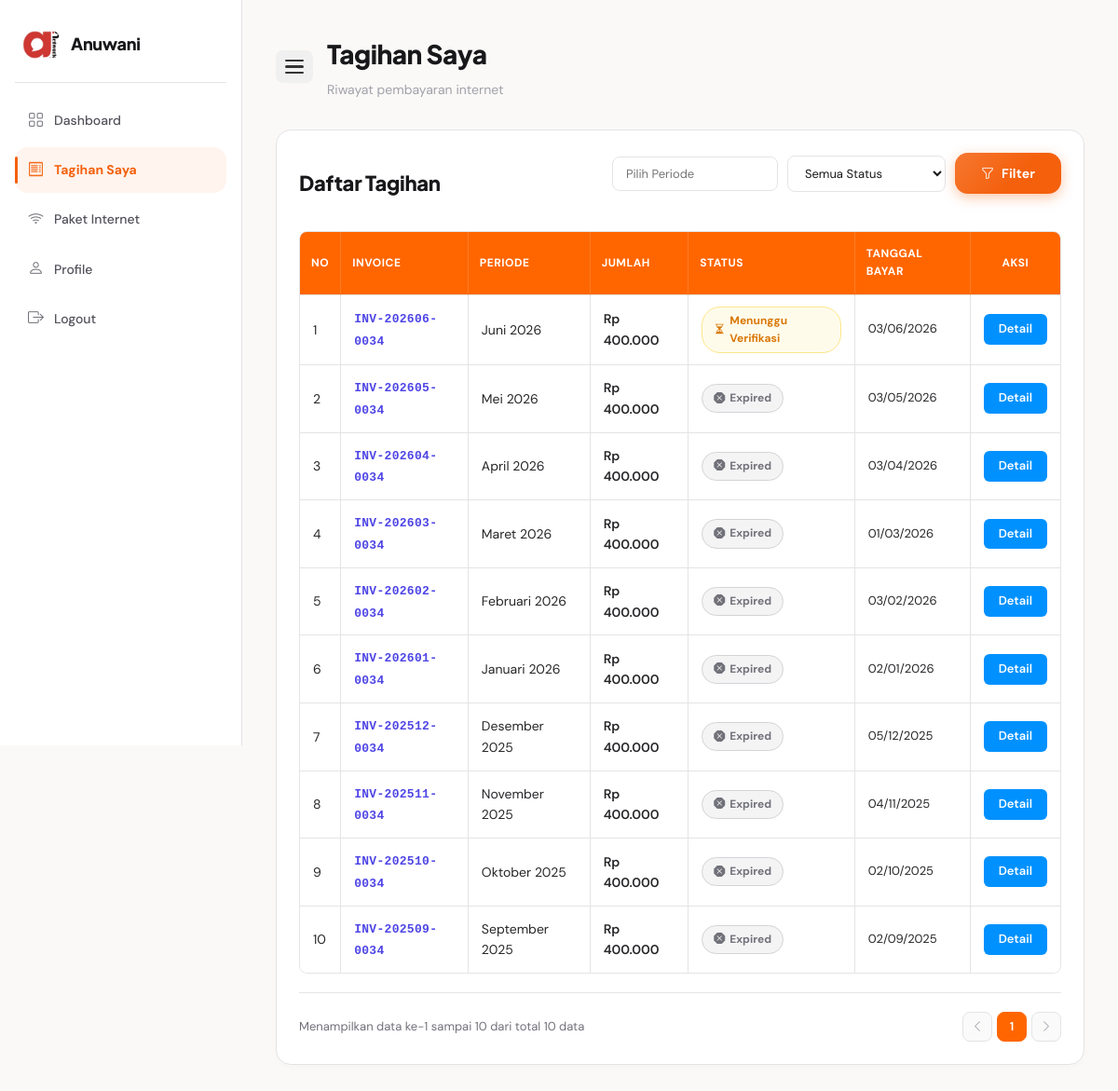
Page /customer/tagihan/index.php (signed in) on the committed database.
### tables this page shows
CREATE TABLE `tb_transaksi` (
  `id_transaksi` int NOT NULL,
  `id_langganan` int NOT NULL,
  `id_paket_baru` int DEFAULT NULL,
  `kode_invoice` varchar(50) DEFAULT NULL,
  `bulan_tagihan` int DEFAULT NULL,
  `tahun_tagihan` int DEFAULT NULL,
  `jumlah_bayar` int NOT NULL,
  `metode_pembayaran` enum('transfer','qris','cash') DEFAULT NULL,
  `bukti_pembayaran` varchar(255) DEFAULT NULL,
  `status_pembayaran` enum('belum_bayar','menunggu_verifikasi','lunas','expired') DEFAULT 'belum_bayar',
  `jenis_transaksi` enum('baru','perpanjang','upgrade','reaktivasi') NOT NULL,
  `tanggal_bayar` date DEFAULT NULL,
  `created_at` timestamp NOT NULL DEFAULT CURRENT_TIMESTAMP
);

### customer/tagihan/index.php (the view, shortened to what this page needs)
<?php
require_once __DIR__ . '/../../koneksi.php';
$id_user = $_SESSION['id_user'];
$query_customer = mysqli_query($koneksi, "SELECT * FROM tb_customer WHERE id_user = '$id_user' LIMIT 1");
$customer = mysqli_fetch_assoc($query_customer);
$langganan = null;
if ($customer) {
    $sql_langganan = "SELECT tb_langganan.*, tb_paket.nama_paket, tb_paket.kecepatan, tb_paket.harga
                      FROM tb_langganan
                      LEFT JOIN tb_paket ON tb_langganan.id_paket = tb_paket.id_paket
                      WHERE tb_langganan.id_customer = '" . $customer['id_customer'] . "' LIMIT 1";
    $query_langganan = mysqli_query($koneksi, $sql_langganan);
    $langganan = mysqli_fetch_assoc($query_langganan);
}
$batas = 10;
$halaman = isset($_GET['halaman']) ? (int)$_GET['halaman'] : 1;
$halaman_awal = ($halaman > 1) ? ($halaman * $batas) - $batas : 0;
$periode = $_GET['periode'] ?? '';
$status  = $_GET['status'] ?? '';
$where   = "WHERE 1=0";
if ($langganan) {
    $where = "WHERE id_langganan = '" . $langganan['id_langganan'] . "'";
}
$sql_total = "SELECT COUNT(*) AS total FROM tb_transaksi $where";
$query_total = mysqli_query($koneksi, $sql_total);
$total_data = mysqli_fetch_assoc($query_total)['total'] ?? 0;
$total_halaman = ceil($total_data / $batas);
$sql_main = "SELECT * FROM tb_transaksi $where ORDER BY id_transaksi DESC LIMIT $halaman_awal, $batas";
$query = mysqli_query($koneksi, $sql_main);
$bulan_indo = [
    1 => 'Januari', 2 => 'Februari', 3 => 'Maret', 4 => 'April',
    5 => 'Mei', 6 => 'Juni', 7 => 'Juli', 8 => 'Agustus',
    9 => 'September', 10 => 'Oktober', 11 => 'November', 12 => 'Desember'
];
?>
<!DOCTYPE html>
<html lang="id">
<head>
    <link rel="stylesheet" href="../../assets/css/style.css">
    <link rel="stylesheet" href="https://cdn.jsdelivr.net/npm/bootstrap-icons@1.11.3/font/bootstrap-icons.min.css">
    <link rel="stylesheet" href="https://cdn.jsdelivr.net/npm/flatpickr/dist/flatpickr.min.css">
    <link rel="stylesheet" href="https://cdn.jsdelivr.net/npm/flatpickr/dist/plugins/monthSelect/style.css">
</head>
<body>
<div class="dashboard-layout">
    <div class="sidebar">
        <div class="sidebar-logo">
            <img src="../../assets/images/logo.png" alt="Logo">
            <h2>Anuwani</h2>
        </div>
        <ul class="sidebar-menu">
            <li>
                <a href="../index.php">
                    <i class="bi bi-grid"></i>
                    <span>Dashboard</span>
                </a>
            </li>
            <li>
                <a href="index.php" class="active">
                    <i class="bi bi-receipt"></i>
                    <span>Tagihan Saya</span>
                </a>
            </li>
            <li>
                <a href="../paket/index.php">
                    <i class="bi bi-wifi"></i>
                    <span>Paket Internet</span>
                </a>
            </li>
            <li>
                <a href="../profile/index.php">
                    <i class="bi bi-person"></i>
                    <span>Profile</span>
                </a>
            </li>
            <li>
                <a href="#" onclick="openLogoutModal()">
                    <i class="bi bi-box-arrow-right"></i>
                    <span>Logout</span>
                </a>
            </li>
        </ul>
    </div>
    <div class="dashboard-content">
        <div class="topbar">
            <button class="sidebar-toggle" id="sidebarToggle" aria-label="Toggle Sidebar">
                <span></span>
                <span></span>
                <span></span>
            </button>
            <div>
                <h1>Tagihan Saya</h1>
                <p>Riwayat pembayaran internet</p>
            </div>
        </div>
        <div class="table-card">
            <div class="table-header">
                <h3>Daftar Tagihan</h3>
                <form method="GET" class="filter-form">
                    <input type="text" id="periode" name="periode" value="<?= htmlspecialchars($periode); ?>" placeholder="Pilih Periode">
                    <select name="status">
                        <option value="">Semua Status</option>
                    </select>
                    <button type="submit" class="btn-orange">
                        <i class="bi bi-funnel"></i> Filter
                    </button>
                </form>
            </div>
            <div style="overflow-x:auto; width: 100%; border-radius: 8px;">
                <table>
                    <thead>
                        <tr>
                            <th>No</th>
                            <th>Invoice</th>
                            <th>Periode</th>
                            <th>Jumlah</th>
                            <th>Status</th>
                            <th>Tanggal Bayar</th>
                            <th style="text-align:center;">Aksi</th>
                        </tr>
                    </thead>
                    <tbody>
                    <?php
                    $no = $halaman_awal + 1;
                    if ($query && mysqli_num_rows($query) > 0) :
                        while ($t = mysqli_fetch_assoc($query)) :
                            $status_pay = strtolower($t['status_pembayaran']);
                            $bln = (int)$t['bulan_tagihan'];
                            $nama_bulan = $bulan_indo[$bln] ?? date('F', mktime(0, 0, 0, $bln, 1));
                            $periode_tagihan = $nama_bulan . ' ' . $t['tahun_tagihan'];
                        ?>
                        <tr>
                            <td><?= $no++ ?></td>
                            <td><span class="invoice-code"><?= htmlspecialchars($t['kode_invoice']); ?></span></td>
                            <td><?= $periode_tagihan; ?></td>
                            <td style="font-weight:600;">Rp <?= number_format($t['jumlah_bayar'], 0, ',', '.'); ?></td>
                            <td>
                                <?php if ($status_pay == 'lunas') : ?>
                                    <span class="badge-lunas"><i class="bi bi-check-circle-fill"></i> Lunas</span>
                                <?php elseif ($status_pay == 'menunggu_verifikasi') : ?>
                                    <span class="badge-menunggu"><i class="bi bi-hourglass-split"></i> Menunggu Verifikasi</span>
                                <?php elseif ($status_pay == 'expired') : ?>
                                    <span class="badge-expired"><i class="bi bi-x-octagon-fill"></i> Expired</span>
                                <?php else : ?>
                                    <span class="badge-belum"><i class="bi bi-x-circle-fill"></i> Belum Bayar</span>
                                <?php endif; ?>
                            </td>
                            <td style="color:#a1a1aa;font-size:13px;">
                                <?= !empty($t['tanggal_bayar']) ? date('d/m/Y', strtotime($t['tanggal_bayar'])) : '—'; ?>
                            </td>
                            <td style="text-align:center;">
                                <?php if ($status_pay == 'belum_bayar') : ?>
                                    <a href="bayar.php?id=<?= $t['id_transaksi']; ?>" class="btn-bayar-cust">Bayar</a>
                                <?php
                                      else : ?>
                                    <a href="detail.php?id=<?= $t['id_transaksi']; ?>" class="btn-detail-cust">Detail</a>
                                <?php endif; ?>
                            </td>
                        </tr>
                        <?php endwhile; ?>
                    <?php else : ?>
                        <tr>
                            <td colspan="7" style="text-align:center; color:#a1a1aa;">Belum ada tagihan</td>
                        </tr>
                    <?php endif; ?>
                    </tbody>
                </table>
            </div>
            <?php if ($total_data > 0) : ?>
            <div class="pagination-container">
                <div class="pagination-info">
                    Menampilkan data ke-<?= ($halaman_awal + 1) ?> sampai <?= min($halaman_awal + $batas, $total_data) ?> dari total <?= $total_data ?> data
                </div>
                <ul class="pagination-list">
                    <?php if ($halaman > 1) : ?>
                        <li><a href="?halaman=<?= $halaman - 1 ?>&periode=<?= urlencode($periode) ?>&status=<?= urlencode($status) ?>"><i class="bi bi-chevron-left"></i></a></li>
                    <?php else : ?>
                        <li class="disabled-page"><a><i class="bi bi-chevron-left"></i></a></li>
                    <?php endif; ?>
                    <?php for ($x = 1; $x <= $total_halaman; $x++) : ?>
                        <li class="<?= ($x == $halaman) ? 'active-page' : '' ?>">
                            <a href="?halaman=<?= $x ?>&periode=<?= urlencode($periode) ?>&status=<?= urlencode($status) ?>"><?= $x ?></a>
                        </li>
                    <?php endfor; ?>
                    <?php if ($halaman < $total_halaman) : ?>
                        <li><a href="?halaman=<?= $halaman + 1 ?>&periode=<?= urlencode($periode) ?>&status=<?= urlencode($status) ?>"><i class="bi bi-chevron-right"></i></a></li>
                    <?php else : ?>
                        <li class="disabled-page"><a><i class="bi bi-chevron-right"></i></a></li>
                    <?php endif; ?>
                </ul>
            </div>
            <?php endif; ?>
        </div>
    </div>
</div>
</body>
</html>

### customer/tagihan/index.php (style rules this page uses)
html, body { height: 100%; margin: 0; }
.dashboard-layout { display: flex !important; width: 100%; min-height: 100vh; overflow-x: hidden; }
.sidebar { display: flex; flex-direction: column; height: 100vh; width: 260px; min-width: 260px; max-width: 260px; transition: all 0.3s ease; background: #fff; overflow: hidden; }
.sidebar-toggle { display: flex !important; flex-direction: column; gap: 4px; background: #f0f0f0; border: none; padding: 10px; border-radius: 8px; cursor: pointer; margin-right: 15px; transition: background 0.2s; }
.sidebar-toggle span { display: block; width: 20px; height: 2.5px; background-color: #333; border-radius: 2px; }
.table-card { background: #ffffff !important; border-radius: 16px !important; padding: 24px !important; box-shadow: 0 4px 6px -1px rgba(0,0,0,0.02) !important; }
.table-header { display: flex !important; justify-content: space-between !important; align-items: center !important; margin-bottom: 20px !important; flex-wrap: wrap !important; gap: 15px !important; }
table { width: 100% !important; border-collapse: separate !important; border-spacing: 0 !important; border: 1px solid #e4e4e7 !important; border-radius: 8px !important; overflow: hidden !important; }
table th { background: #ff6600 !important; color: #ffffff !important; text-transform: uppercase !important; font-size: 12px !important; font-weight: 700 !important; letter-spacing: 0.5px; padding: 14px 12px !important; border-bottom: 1px solid #e4e4e7 !important; border-right: 1px solid rgba(255, 255, 255, 0.15) !important; }
table th:last-child { border-right: none !important; }
table td { padding: 12px 14px !important; border-bottom: 1px solid #e4e4e7 !important; border-right: 1px solid #e4e4e7 !important; color: #27272a !important; font-weight: 400; vertical-align: middle; }
table td:last-child { border-right: none !important; }
table tr:last-child td { border-bottom: none !important; }
.badge-menunggu { background: #fffbeb; color: #d97706; border: 1px solid #fde68a; padding: 5px 12px; border-radius: 20px; font-size: 12px; font-weight: 700; display: inline-flex; align-items: center; gap: 5px; }
.badge-expired { background: #f4f4f5; color: #71717a; border: 1px solid #d4d4d8; padding: 5px 12px; border-radius: 20px; font-size: 12px; font-weight: 700; display: inline-flex; align-items: center; gap: 5px; }
.invoice-code { font-family: 'Courier New', monospace; font-size: 13px; font-weight: 700; color: #4f46e5; letter-spacing: .3px; }
.btn-detail-cust { display: inline-flex; align-items: center; justify-content: center; padding: 6px 16px; border-radius: 6px; font-size: 13px; font-weight: 600; background: #0091ff; color: #ffffff !important; border: none; text-decoration: none; transition: all .2s; cursor: pointer; }
.pagination-container { display: flex; align-items: center; justify-content: space-between; margin-top: 20px; padding-top: 20px; border-top: 1px solid #e4e4e7; flex-wrap: wrap; gap: 10px; }
.pagination-info { font-size: 13px; color: #71717a; }
.pagination-list { display: flex; gap: 5px; list-style: none; padding: 0; margin: 0; }
.pagination-list a { display: inline-flex; align-items: center; justify-content: center; min-width: 32px; height: 32px; padding: 0 8px; font-size: 13px; font-weight: 600; text-decoration: none; border-radius: 8px; border: 1.5px solid #e4e4e7; background: #fff; color: #27272a; transition: all 0.2s; }
.pagination-list .active-page a { background: #ff6600; color: #fff; border-color: #ff6600; pointer-events: none; }
.pagination-list .disabled-page a { color: #a1a1aa; background: #fafafa; border-color: #e4e4e7; pointer-events: none; }
@media (min-width: 992px) { .sidebar { position: fixed !important; top: 0 !important; left: 0 !important; height: 100vh !important; z-index: 1000 !important; overflow-y: auto !important; width: 260px !important; min-width: 260px !important; max-width: 260px !important; transition: all 0.3s cubic-bezier(0.4, 0, 0.2, 1) !important; } }
@media (min-width: 992px) { .dashboard-content { flex-grow: 1 !important; margin-left: 260px !important; width: calc(100% - 260px) !important; transition: all 0.3s cubic-bezier(0.4, 0, 0.2, 1) !important; } }
@media (min-width: 992px) { .topbar { display: flex !important; align-items: center !important; justify-content: flex-start !important; } }

### rows in the picture
tb_transaksi: kode_invoice "INV-202606-0034", periode_tagihan "Juni 2026", jumlah_bayar "400.000", shows "Menunggu Verifikasi", tanggal_bayar "03/06/2026"
tb_transaksi: kode_invoice "INV-202605-0034", periode_tagihan "Mei 2026", jumlah_bayar "400.000", status_pembayaran "expired" (drawn), tanggal_bayar "03/05/2026"
tb_transaksi: kode_invoice "INV-202604-0034", periode_tagihan "April 2026", jumlah_bayar "400.000", status_pembayaran "expired" (drawn), tanggal_bayar "03/04/2026"
tb_transaksi: kode_invoice "INV-202603-0034", periode_tagihan "Maret 2026", jumlah_bayar "400.000", status_pembayaran "expired" (drawn), tanggal_bayar "01/03/2026"
tb_transaksi: kode_invoice "INV-202602-0034", periode_tagihan "Februari 2026", jumlah_bayar "400.000", status_pembayaran "expired" (drawn), tanggal_bayar "03/02/2026"
tb_transaksi: kode_invoice "INV-202601-0034", periode_tagihan "Januari 2026", jumlah_bayar "400.000", status_pembayaran "expired" (drawn), tanggal_bayar "02/01/2026"
tb_transaksi: kode_invoice "INV-202512-0034", periode_tagihan "Desember 2025", jumlah_bayar "400.000", status_pembayaran "expired" (drawn), tanggal_bayar "05/12/2025"
tb_transaksi: kode_invoice "INV-202511-0034", periode_tagihan "November 2025", jumlah_bayar "400.000", status_pembayaran "expired" (drawn), tanggal_bayar "04/11/2025"
tb_transaksi: kode_invoice "INV-202510-0034", periode_tagihan "Oktober 2025", jumlah_bayar "400.000", status_pembayaran "expired" (drawn), tanggal_bayar "02/10/2025"
tb_transaksi: kode_invoice "INV-202509-0034", periode_tagihan "September 2025", jumlah_bayar "400.000", status_pembayaran "expired" (drawn), tanggal_bayar "02/09/2025"

### other values in the picture
$halaman_awal + 1 "1"
min($halaman_awal + $batas, $total_data) "10"
$total_data "10"
